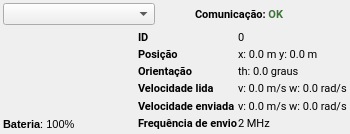
                <widget class="QFrame" name="robotInfoBox">
                 <property name="sizePolicy">
                  <sizepolicy hsizetype="Expanding" vsizetype="Fixed">
                   <horstretch>0</horstretch>
                   <verstretch>0</verstretch>
                  </sizepolicy>
                 </property>
                 <property name="minimumSize">
                  <size>
                   <width>350</width>
                   <height>0</height>
                  </size>
                 </property>
                 <property name="maximumSize">
                  <size>
                   <width>16777215</width>
                   <height>16777215</height>
                  </size>
                 </property>
                 <property name="frameShape">
                  <enum>QFrame::Shape::NoFrame</enum>
                 </property>
                 <layout class="QVBoxLayout" name="verticalLayout_22">
                  <property name="spacing">
                   <number>3</number>
                  </property>
                  <property name="leftMargin">
                   <number>3</number>
                  </property>
                  <property name="topMargin">
                   <number>3</number>
                  </property>
                  <property name="rightMargin">
                   <number>3</number>
                  </property>
                  <property name="bottomMargin">
                   <number>3</number>
                  </property>
                  <item>
                   <widget class="QFrame" name="robotInfoHeader">
                    <property name="sizePolicy">
                     <sizepolicy hsizetype="Expanding" vsizetype="Fixed">
                      <horstretch>0</horstretch>
                      <verstretch>0</verstretch>
                     </sizepolicy>
                    </property>
                    <property name="minimumSize">
                     <size>
                      <width>340</width>
                      <height>0</height>
                     </size>
                    </property>
                    <property name="maximumSize">
                     <size>
                      <width>16777215</width>
                      <height>16777215</height>
                     </size>
                    </property>
                    <property name="frameShape">
                     <enum>QFrame::Shape::NoFrame</enum>
                    </property>
                    <layout class="QHBoxLayout" name="horizontalLayout_31">
                     <property name="spacing">
                      <number>0</number>
                     </property>
                     <property name="leftMargin">
                      <number>0</number>
                     </property>
                     <property name="topMargin">
                      <number>0</number>
                     </property>
                     <property name="rightMargin">
                      <number>0</number>
                     </property>
                     <property name="bottomMargin">
                      <number>0</number>
                     </property>
                     <item>
                      <widget class="QComboBox" name="robotRoleDropdown">
                       <property name="font">
                        <font>
                         <family>Roboto</family>
                         <pointsize>8</pointsize>
                        </font>
                       </property>
                       <property name="cursor">
                        <cursorShape>PointingHandCursor</cursorShape>
                       </property>
                       <property name="sizeAdjustPolicy">
                        <enum>QComboBox::SizeAdjustPolicy::AdjustToContents</enum>
                       </property>
                       <property name="placeholderText">
                        <string>Papel do robô</string>
                       </property>
                       <item>
                        <property name="text">
                         <string>Papel do robô</string>
                        </property>
                       </item>
                       <item>
                        <property name="text">
                         <string>Atacante</string>
                        </property>
                       </item>
                       <item>
                        <property name="text">
                         <string>Zagueiro</string>
                        </property>
                       </item>
                       <item>
                        <property name="text">
                         <string>Goleiro</string>
                        </property>
                       </item>
                      </widget>
                     </item>
                     <item>
                      <spacer name="robotInfoSpacer">
                       <property name="orientation">
                        <enum>Qt::Orientation::Vertical</enum>
                       </property>
                       <property name="sizeHint" stdset="0">
                        <size>
                         <width>40</width>
                         <height>20</height>
                        </size>
                       </property>
                      </spacer>
                     </item>
                     <item>
                      <widget class="QLabel" name="robotCommStatus">
                       <property name="font">
                        <font>
                         <family>Roboto</family>
                         <pointsize>8</pointsize>
                         <bold>true</bold>
                        </font>
                       </property>
                       <property name="text">
                        <string>&lt;html&gt;&lt;head/&gt;&lt;body&gt;&lt;p&gt;Comunicação: &lt;span style=&quot; color:#3e7239;&quot;&gt;OK&lt;/span&gt;&lt;/p&gt;&lt;/body&gt;&lt;/html&gt;</string>
                       </property>
                      </widget>
                     </item>
                    </layout>
                   </widget>
                  </item>
                  <item>
                   <widget class="QFrame" name="robotInfoValues">
                    <property name="sizePolicy">
                     <sizepolicy hsizetype="Expanding" vsizetype="Fixed">
                      <horstretch>0</horstretch>
                      <verstretch>0</verstretch>
                     </sizepolicy>
                    </property>
                    <property name="minimumSize">
                     <size>
                      <width>340</width>
                      <height>0</height>
                     </size>
                    </property>
                    <property name="maximumSize">
                     <size>
                      <width>16777215</width>
                      <height>16777215</height>
                     </size>
                    </property>
                    <property name="frameShape">
                     <enum>QFrame::Shape::NoFrame</enum>
                    </property>
                    <layout class="QHBoxLayout" name="horizontalLayout_32">
                     <property name="spacing">
                      <number>0</number>
                     </property>
                     <property name="leftMargin">
                      <number>0</number>
                     </property>
                     <property name="topMargin">
                      <number>0</number>
                     </property>
                     <property name="rightMargin">
                      <number>0</number>
                     </property>
                     <property name="bottomMargin">
                      <number>0</number>
                     </property>
                     <item>
                      <widget class="QFrame" name="robotBox">
                       <property name="frameShape">
                        <enum>QFrame::Shape::NoFrame</enum>
                       </property>
                       <layout class="QVBoxLayout" name="verticalLayout_23">
                        <property name="spacing">
                         <number>0</number>
                        </property>
                        <property name="leftMargin">
                         <number>0</number>
                        </property>
                        <property name="topMargin">
                         <number>0</number>
                        </property>
                        <property name="rightMargin">
                         <number>0</number>
                        </property>
                        <property name="bottomMargin">
                         <number>0</number>
                        </property>
                        <item>
                         <widget class="QFrame" name="robotImageBox">
                          <property name="sizePolicy">
                           <sizepolicy hsizetype="Preferred" vsizetype="Preferred">
                            <horstretch>0</horstretch>
                            <verstretch>0</verstretch>
                           </sizepolicy>
                          </property>
                          <property name="frameShape">
                           <enum>QFrame::Shape::NoFrame</enum>
                          </property>
                          <layout class="QHBoxLayout" name="horizontalLayout_33">
                           <property name="spacing">
                            <number>0</number>
                           </property>
                           <property name="leftMargin">
                            <number>0</number>
                           </property>
                           <property name="topMargin">
                            <number>0</number>
                           </property>
                           <property name="rightMargin">
                            <number>0</number>
                           </property>
                           <property name="bottomMargin">
                            <number>0</number>
                           </property>
                           <item>
                            <widget class="QLabel" name="robotImage">
                             <property name="sizePolicy">
                              <sizepolicy hsizetype="Fixed" vsizetype="Fixed">
                               <horstretch>0</horstretch>
                               <verstretch>0</verstretch>
                              </sizepolicy>
                             </property>
                             <property name="minimumSize">
                              <size>
                               <width>50</width>
                               <height>50</height>
                              </size>
                             </property>
                             <property name="maximumSize">
                              <size>
                               <width>50</width>
                               <height>50</height>
                              </size>
                             </property>
                             <property name="layoutDirection">
                              <enum>Qt::LayoutDirection::LeftToRight</enum>
                             </property>
                             <property name="text">
                              <string/>
                             </property>
                             <property name="pixmap">
                              <pixmap>assets/camisa0.png</pixmap>
                             </property>
                             <property name="scaledContents">
                              <bool>true</bool>
                             </property>
                            </widget>
                           </item>
                          </layout>
                         </widget>
                        </item>
                        <item>
                         <spacer name="robotBoxSpacer">
                          <property name="orientation">
                           <enum>Qt::Orientation::Vertical</enum>
                          </property>
                          <property name="sizeHint" stdset="0">
                           <size>
                            <width>20</width>
                            <height>40</height>
                           </size>
                          </property>
                         </spacer>
                        </item>
                        <item>
                         <widget class="QLabel" name="robotCharge">
                          <property name="text">
                           <string>&lt;html&gt;&lt;head/&gt;&lt;body&gt;&lt;p&gt;&lt;span style=&quot; font-size:8pt; font-weight:700;&quot;&gt;Bateria&lt;/span&gt;&lt;span style=&quot; font-size:8pt;&quot;&gt;: 100%&lt;/span&gt;&lt;/p&gt;&lt;/body&gt;&lt;/html&gt;</string>
                          </property>
                         </widget>
                        </item>
                       </layout>
                      </widget>
                     </item>
                     <item>
                      <layout class="QGridLayout" name="robotInfo">
                       <item row="0" column="0">
                        <widget class="QLabel" name="robotIdLabel">
                         <property name="font">
                          <font>
                           <family>Roboto</family>
                           <pointsize>8</pointsize>
                           <bold>true</bold>
                          </font>
                         </property>
                         <property name="text">
                          <string>ID</string>
                         </property>
                        </widget>
                       </item>
                       <item row="0" column="1">
                        <widget class="QLabel" name="robotIdValue">
                         <property name="font">
                          <font>
                           <family>Roboto</family>
                           <pointsize>8</pointsize>
                          </font>
                         </property>
                         <property name="text">
                          <string>0</string>
                         </property>
                        </widget>
                       </item>
                       <item row="1" column="0">
                        <widget class="QLabel" name="robotPosLabel">
                         <property name="font">
                          <font>
                           <family>Roboto</family>
                           <pointsize>8</pointsize>
                           <bold>true</bold>
                          </font>
                         </property>
                         <property name="text">
                          <string>Posição</string>
                         </property>
                        </widget>
                       </item>
                       <item row="1" column="1">
                        <widget class="QLabel" name="robotPosValue">
                         <property name="font">
                          <font>
                           <family>Roboto</family>
                           <pointsize>8</pointsize>
                          </font>
                         </property>
                         <property name="text">
                          <string>x: 0.0 m y: 0.0 m</string>
                         </property>
                        </widget>
                       </item>
                       <item row="2" column="0">
                        <widget class="QLabel" name="robotAngleLabel">
                         <property name="font">
                          <font>
                           <family>Roboto</family>
                           <pointsize>8</pointsize>
                           <bold>true</bold>
                          </font>
                         </property>
                         <property name="text">
                          <string>Orientação</string>
                         </property>
                        </widget>
                       </item>
                       <item row="2" column="1">
                        <widget class="QLabel" name="robotAngleValue">
                         <property name="font">
                          <font>
                           <family>Roboto</family>
                           <pointsize>8</pointsize>
                          </font>
                         </property>
                         <property name="text">
                          <string>th: 0.0 graus</string>
                         </property>
                        </widget>
                       </item>
                       <item row="3" column="0">
                        <widget class="QLabel" name="speedReadLabel">
                         <property name="font">
                          <font>
                           <family>Roboto</family>
                           <pointsize>8</pointsize>
                           <bold>true</bold>
                          </font>
                         </property>
                         <property name="text">
                          <string>Velocidade lida</string>
                         </property>
                        </widget>
                       </item>
                       <item row="3" column="1">
                        <widget class="QLabel" name="speedReadValue">
                         <property name="font">
                          <font>
                           <family>Roboto</family>
                           <pointsize>8</pointsize>
                          </font>
                         </property>
                         <property name="text">
                          <string>v: 0.0 m/s w: 0.0 rad/s</string>
                         </property>
                        </widget>
                       </item>
                       <item row="4" column="0">
                        <widget class="QLabel" name="speedSentLabel">
                         <property name="font">
                          <font>
                           <family>Roboto</family>
                           <pointsize>8</pointsize>
                           <bold>true</bold>
                          </font>
                         </property>
                         <property name="text">
                          <string>Velocidade enviada</string>
                         </property>
                        </widget>
                       </item>
                       <item row="4" column="1">
                        <widget class="QLabel" name="speedSentValue">
                         <property name="font">
                          <font>
                           <family>Roboto</family>
                           <pointsize>8</pointsize>
                          </font>
                         </property>
                         <property name="text">
                          <string>v: 0.0 m/s w: 0.0 rad/s</string>
                         </property>
                        </widget>
                       </item>
                       <item row="5" column="0">
                        <widget class="QLabel" name="robotFreqLabel">
                         <property name="font">
                          <font>
                           <family>Roboto</family>
                           <pointsize>8</pointsize>
                           <bold>true</bold>
                          </font>
                         </property>
                         <property name="text">
                          <string>Frequência de envio</string>
                         </property>
                        </widget>
                       </item>
                       <item row="5" column="1">
                        <widget class="QLabel" name="robotFreqValue">
                         <property name="font">
                          <font>
                           <family>Roboto</family>
                           <pointsize>8</pointsize>
                          </font>
                         </property>
                         <property name="text">
                          <string>2 MHz</string>
                         </property>
                        </widget>
                       </item>
                      </layout>
                     </item>
                    </layout>
                   </widget>
                  </item>
                 </layout>
                </widget>
